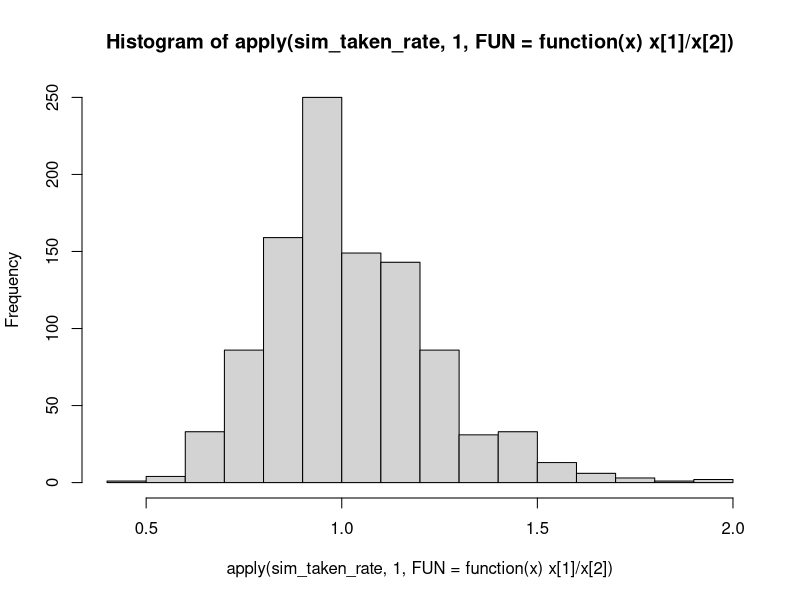

Write the R code that produced this figure. (Note: this script raises an error after producing the figure.)
## ---- chunk 1
knitr::opts_chunk$set(echo = TRUE)
## ---- chunk 2
n_simulations = 1000
n_stations = 200
pred_rate = 0.5


set.seed(12345)
sim_taken = 
  data.frame(
    pol = rbinom(n = n_simulations, size = n_stations, prob = pred_rate),
    psd = rbinom(n = n_simulations, size = n_stations, prob = pred_rate))
sim_not_taken = n_stations - sim_taken




sim_taken_rate = sim_taken / sim_not_taken
hist(apply(sim_taken_rate, 1, FUN = function(x) x[1] / x[2]))


head(sim_data)
## ---- chunk 3

sim_i = 4
ft_i = fisher.test(
  rbind(
  sim_data[sim_i, ],
  n_stations - sim_data[sim_i, ]))

ft_i$p.value
ft_i$conf.int
ft_i$estimate


fisher.test(cbind(c(109, 91), c(105, 95)))
fisher.test(rbind(c(109, 91), c(105, 95)))
fisher.test(rbind(c(109, 105), c(91, 95)))
## ---- chunk 4





sim_data$pol_not_taken = n_stations - sim_data$pol_taken
sim_data$psd_not_taken = n_stations - sim_data$psd_taken
sim_data$pol_rate = sim_data$pol_taken / n_stations
sim_data$psd_rate = sim_data$psd_taken / n_stations

sim_i = 1

fisher.test(matrix(sim_data[i, ]))

sim_data_i = 
  matrix(
    sim_data[sim_i, 1:4],
    nrow = 2,
    byrow = TRUE,
           dimnames = list(
             pol = c("taken", "not_taken"),
             psd = c("taken", "not_taken"))
)

TeaTasting <-
  matrix(c(3, 1, 1, 3),
       nrow = 2,
       dimnames = list(Guess = c("Milk", "Tea"),
                       Truth = c("Milk", "Tea")))

TeaTasting
sim_data_i


fisher.test(
  x = factor(rbinom(n_stations, 1, pred_rate), labels = c("taken", "not_taken")),
factor(rbinom(n_stations, 1, pred_rate), labels = c("taken", "not_taken")))

fisher.test(TeaTasting)
fisher.test(sim_data_i)
fisher.test(
  matrix(sim_data[sim_i, 1:4], nrow = 2, byrow = TRUE)
)
head(sim_data)

## ---- chunk 5
seed_dat = 
  data.frame(
    species   = c("POL", "PSD"),
    predation = c(   26,    25),
    no_pred   = c(  184,    76)
  )
fisher.test()




